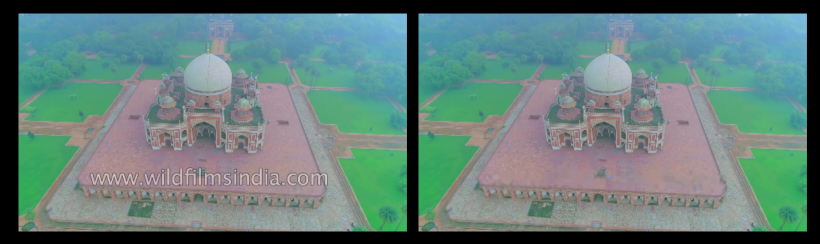
#> input picture Reconstruction/images/watermark.png, 1640 x 488 px, given in place of watermark.jpg, which was not available (shown at 1/2 size)
$ jupyter execute --allow-errors preproc.ipynb   (shell and % lines are left out)
#> lines starting #> are read from the running program, lines starting #| are printed output that depends on the picture; after the words box and inside, x2 and y2 are one past the last pixel; in counts of white or black regions, pixels touching at a corner belong together; pictures that were not available may be replaced by others from this repository, and a replacement may not be noted
#> further down, wmark is the input picture: shape (488, 1640, 3); mean B, G, R 121.1, 125.7, 99.1
[cell 1]
import cv2 as cv
import os
from IPython.core.display import Image, display
from glob import glob
from tqdm import tqdm
import numpy as np
import matplotlib.pyplot as plt

[cell 2]
def convert_grayscale(img):
    '''Convert To Grayscale'''
    return cv.cvtColor(img, cv.COLOR_BGR2GRAY)
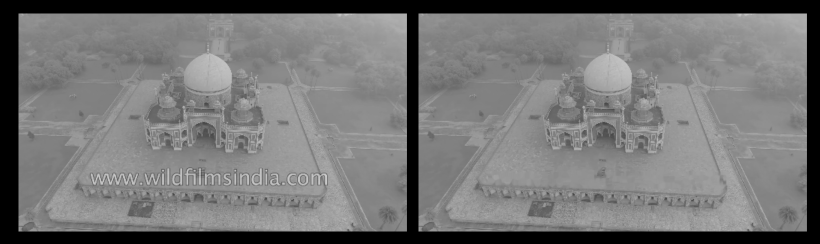
#> returned value: shape (488, 1640) (shown at 1/2 size); min 0, max 205, mean 117.2

# [29 lines left out: functions brightness_equalize, apply_clahe, save_img, not called in this run]

def img_thresholding(img, th=60, color=255):
    '''
    Image Thresholding:
    Returns Inverse Binary Threshold.
    '''
#> called with th = 165, color = 255

    _, th_img = cv.threshold(img,th,color,cv.THRESH_BINARY_INV)
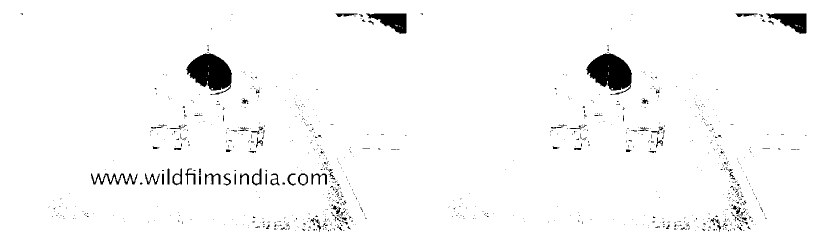
#> th_img: shape (488, 1640) (shown at 1/2 size); 97.1% white; 1003 black regions (909 under 20 px), largest, box (x1, y1, x2, y2) and area: (372, 107, 464, 187) 4737, (1172, 107, 1264, 187) 4737, (732, 27, 813, 68) 1863

    return th_img

def show_image(img, title='Default', save=False):
    '''Display and save image'''
    if img is None:
        print('Could not find image to show.')
    else:
        print("\n\n%%%% IMAGE: {}, SHAPE: {} %%%%".format(title, img.shape))
        fig = plt.figure(0)
        plt.imshow(img, cmap='gray')
        plt.show()
        if save:
            fig.savefig("plots/"+title+".png", dpi=300, format="png")
    return

# [18 lines left out: functions find_contours, draw_contour, not called in this run]
def hconcat_images(image_list):
    '''Concat images horizontally'''
    return cv.hconcat(image_list)

def dilate_img(img, window_size = 5, iter = 2):
    '''
    MORPHOLOGICAL OPERATION: DILATION
    '''
    kernel = cv.getStructuringElement(cv.MORPH_RECT,(5,5))
    dilated_img = cv.dilate(img, kernel, iterations = iter)

    return dilated_img

def remove_watermark(image, mask):
    dst = cv.inpaint(image, mask, 10, cv.INPAINT_NS)
    return dst

# [4 lines left out: function preproc, not called in this run]

[cell 3]
pth= f"./Data/ht32_minimal/"
img_list = glob(os.path.join(pth, "*"))
mask = cv.imread("./wmmask.jpg",cv.IMREAD_GRAYSCALE)
#> (the rest of this cell did not finish here and is left out)

[cell 4]
wmark = cv.imread('./watermark.jpg')
wmark_gray = convert_grayscale(wmark)
th = img_thresholding(wmark_gray, th=165)
th = 255-th
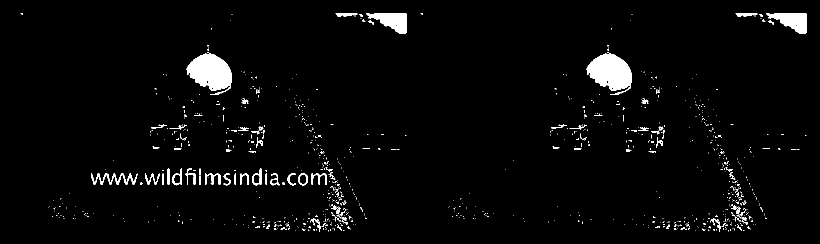
#> th: shape (488, 1640) (shown at 1/2 size); 2.9% white; 1003 white regions (909 under 20 px), largest, box (x1, y1, x2, y2) and area: (372, 107, 464, 187) 4737, (1172, 107, 1264, 187) 4737, (732, 27, 813, 68) 1863
show_image(th)
#| %%%% IMAGE: Default, SHAPE: (488, 1640) %%%%
#> (the call stopped at in show_image, `fig = plt.figure(0)`: IPython is not available in this run)
#cv.imwrite("wmmask.jpg", th)
